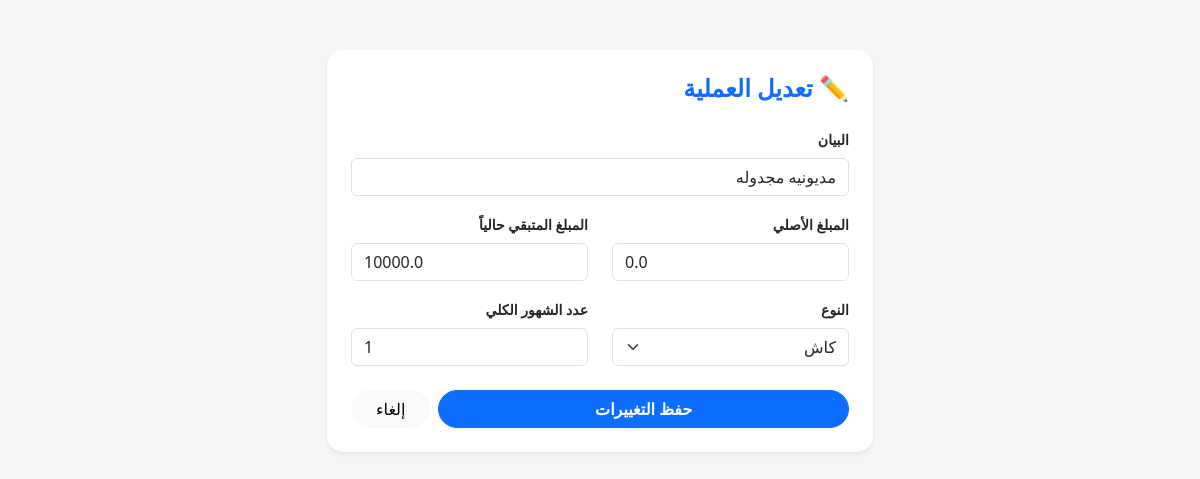
Page /edit/14 (signed in) on the committed database.
### app.py (models this page shows)
class Debt(db.Model):
    id = db.Column(db.Integer, primary_key=True)
    card_name = db.Column(db.String(50), nullable=False)
    title = db.Column(db.String(100), nullable=False)
    original_amount = db.Column(db.Float, nullable=False, default=0.0)
    amount = db.Column(db.Float, nullable=False)
    debt_type = db.Column(db.String(20))
    months = db.Column(db.Integer, default=1)
    paid_this_month = db.Column(db.Float, default=0.0)
    date_added = db.Column(db.Date, nullable=True, default=date.today)
    payment_note = db.Column(db.Text, nullable=True, default="")
    user_id = db.Column(db.Integer, db.ForeignKey('user.id'), nullable=False)

### app.py (the view, shortened to what this page needs)
@app.route('/edit/<int:id>', methods=['GET', 'POST'])
@login_required
def edit(id):
    debt = Debt.query.filter_by(id=id, user_id=current_user.id).first_or_404()
    return render_template('edit.html', debt=debt)

### app.py (called while the page is built)
@app.context_processor
def inject_functions():
    return dict(max=max, min=min, int=int, round=round)

@login_manager.user_loader
def load_user(user_id):
    return User.query.get(int(user_id))

### templates/edit.html (shortened to what this page needs)
<!DOCTYPE html>
<html lang="ar" dir="rtl">
<head>
    <link rel="stylesheet" href="https://cdn.jsdelivr.net/npm/bootstrap@5.3.0/dist/css/bootstrap.rtl.min.css">
</head>
<body class="container">
    <div class="row justify-content-center">
        <div class="col-md-6">
            <div class="card shadow-sm border-0 rounded-4 p-4">
                <h4 class="text-primary mb-4 fw-bold">✏️ تعديل العملية</h4>
                <form method="POST">
                    <div class="mb-3">
                        <label class="form-label fw-bold small">البيان</label>
                        <input type="text" name="title" class="form-control" value="{{ debt.title }}" required>
                    </div>
                    <div class="row">
                        <div class="col-6 mb-3">
                            <label class="form-label fw-bold small">المبلغ الأصلي</label>
                            <input type="number" step="0.01" name="original_amount" class="form-control" value="{{ debt.original_amount }}" required>
                        </div>
                        <div class="col-6 mb-3">
                            <label class="form-label fw-bold small">المبلغ المتبقي حالياً</label>
                            <input type="number" step="0.01" name="amount" class="form-control" value="{{ debt.amount }}" required>
                        </div>
                    </div>
                    <div class="row">
                        <div class="col-6 mb-3">
                            <label class="form-label fw-bold small">النوع</label>
                            <select name="debt_type" class="form-select">
                                <option value="دفع عادي" {% if debt.debt_type == 'دفع عادي' %}selected{% endif %}>كاش</option>
                            </select>
                        </div>
                        <div class="col-6 mb-4">
                            <label class="form-label fw-bold small">عدد الشهور الكلي</label>
                            <input type="number" name="months" class="form-control" value="{{ debt.months }}">
                        </div>
                    </div>
                    <div class="d-flex gap-2">
                        <button type="submit" class="btn btn-primary flex-grow-1 rounded-pill fw-bold">حفظ التغييرات</button>
                        <a href="{{ url_for('index', card=debt.card_name) }}" class="btn btn-light rounded-pill px-4">إلغاء</a>
                    </div>
                </form>
            </div>
        </div>
    </div>
</body>
</html>

### templates/edit.html (style rules this page uses)
body { background-color: #f4f7f6; padding-top: 50px; }

### rows in the picture
Debt: title "مديونيه مجدوله", original_amount "0.0", amount "10000.0", debt_type "كاش", months "1"
